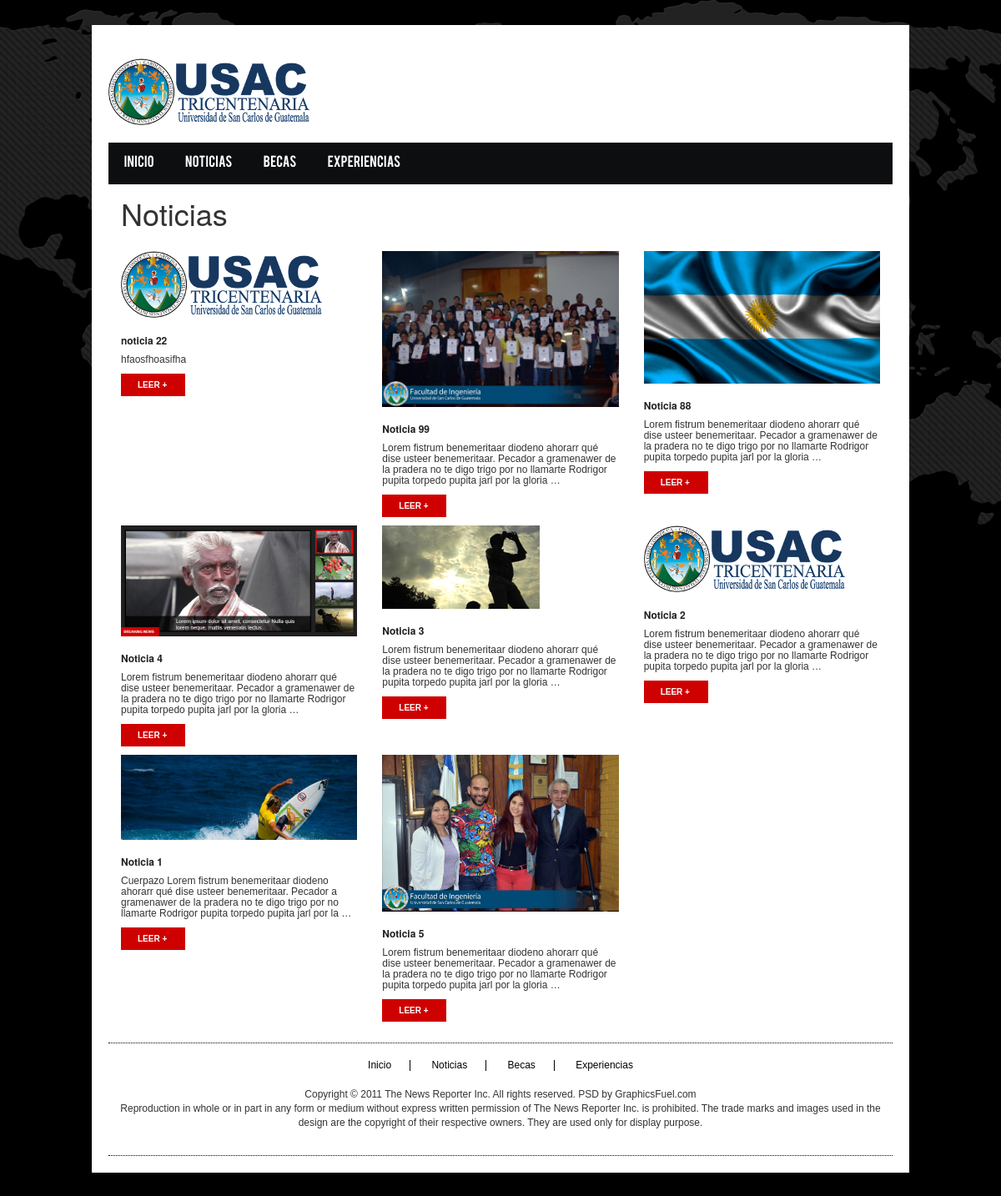
Screenshot of /noticias/ with the database file from the repository.
### noticias/models.py (models this page shows, shortened)
@python_2_unicode_compatible
class Noticia(models.Model):
	title = models.CharField(max_length=250)
	slug = models.SlugField(max_length=250, unique_for_date='publish')
	body = models.TextField()
	publish = models.DateTimeField(default=timezone.now)
	created = models.DateTimeField(auto_now_add=True)
	updated = models.DateTimeField(auto_now_add=True)
	image = models.ImageField(upload_to='images_upload/%Y/%m/%d',
							  blank=True, default='images_upload/logo2.png')
	class Meta:
		ordering = ('-publish',)
	def get_absolute_url(self):
		return reverse('noticias:noticia_detail',
					   args=[self.publish.year,
							 self.slug])

### noticias/views.py (the view)
def noticia_list(request):
	noticias = Noticia.objects.all()
	return render(request, 'noticias/noticia/list.html', {'noticias': noticias})

### noticias/templates/noticias/noticia/list.html (shortened to what this page needs)
{% extends "base.html" %}
{% load static %}
{% block content %}
    <h1 class="encabezado">Noticias</h1>
        <div class="content_area">
            {% for noticia in noticias  %}
                {% cycle '<div class="row">' '' '' as div %}
                        <div class="col-sm-6 col-md-4">
                            <img src="{{ noticia.image.url }}" alt="img1">
                            <div class="caption">
                                <h3>{{ noticia.title }}</h3>
                                <p>{{ noticia.body|truncatewords:30|linebreaks }}</p>
                                <p>
                                    <a href="{{ noticia.get_absolute_url }}" class="popular_more">Leer +</a>
                                </p>
                            </div>
                        </div>
                {% cycle '' '' '</div>' as div %}
            {% endfor %}
            {% if not noticias|length|divisibleby:3 %}
                </div>
            {% endif %}
        </div>
{% endblock %}

### noticias/static/noticias/css/style.css (style rules this page uses)
* { margin:0;padding:0 }
body { font-family:Arial;font-size:12px;line-height:13px;background:url(../images/site_bg.png) no-repeat scroll top center #000000; }
a { color:#000;text-decoration:none }
h3 { color:#202021;font-size:12px;font-weight:bold;margin-bottom:2px;line-height:13px }
img { max-width:100%;height:auto }
div { overflow:hidden }
.content_area { margin-top: 25px; }
.popular_more { background: #CF0000; color: #FFFFFF; display: block; font-size: 10px; font-weight: bold; padding: 7px 20px; text-transform: uppercase; width: 77px;margin-top:10px; }
.encabezado { margin-top:15px; }

### rows the page displays
Noticia: image (picture), title "noticia 22", body "hfaosfhoasifha"
Noticia: image (picture), title "Noticia 99", body "Lorem fistrum benemeritaar diodeno ahorarr qué dise usteer benemeritaar. Pecador a gramenawer de la pradera no te digo trigo por no llamarte Rodrigor pupita torpedo pupita jarl por la gloria …"
Noticia: image (picture), title "Noticia 88", body "Lorem fistrum benemeritaar diodeno ahorarr qué dise usteer benemeritaar. Pecador a gramenawer de la pradera no te digo trigo por no llamarte Rodrigor pupita torpedo pupita jarl por la gloria …"
Noticia: image (picture), title "Noticia 4", body "Lorem fistrum benemeritaar diodeno ahorarr qué dise usteer benemeritaar. Pecador a gramenawer de la pradera no te digo trigo por no llamarte Rodrigor pupita torpedo pupita jarl por la gloria …"
Noticia: image (picture), title "Noticia 3", body "Lorem fistrum benemeritaar diodeno ahorarr qué dise usteer benemeritaar. Pecador a gramenawer de la pradera no te digo trigo por no llamarte Rodrigor pupita torpedo pupita jarl por la gloria …"
Noticia: image (picture), title "Noticia 2", body "Lorem fistrum benemeritaar diodeno ahorarr qué dise usteer benemeritaar. Pecador a gramenawer de la pradera no te digo trigo por no llamarte Rodrigor pupita torpedo pupita jarl por la gloria …"
Noticia: image (picture), title "Noticia 1", body "Cuerpazo Lorem fistrum benemeritaar diodeno ahorarr qué dise usteer benemeritaar. Pecador a gramenawer de la pradera no te digo trigo por no llamarte Rodrigor pupita torpedo pupita jarl por la …"
Noticia: image (picture), title "Noticia 5", body "Lorem fistrum benemeritaar diodeno ahorarr qué dise usteer benemeritaar. Pecador a gramenawer de la pradera no te digo trigo por no llamarte Rodrigor pupita torpedo pupita jarl por la gloria …"
